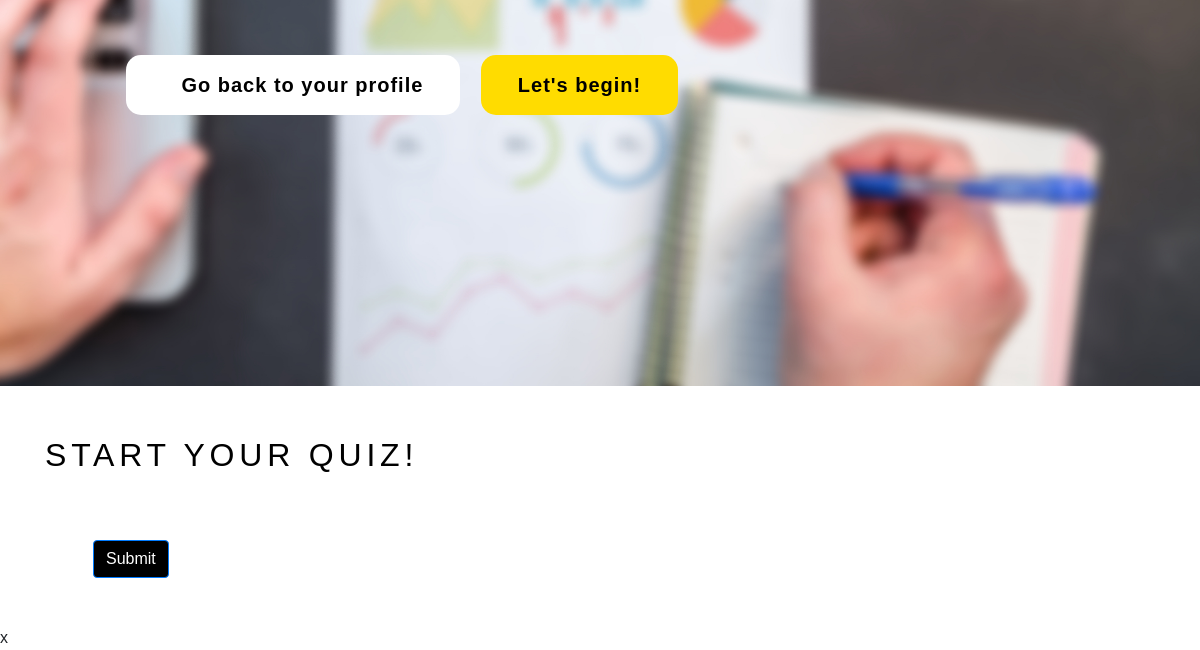
Page /personalite/ (signed in, lower part) on the earlier database version.
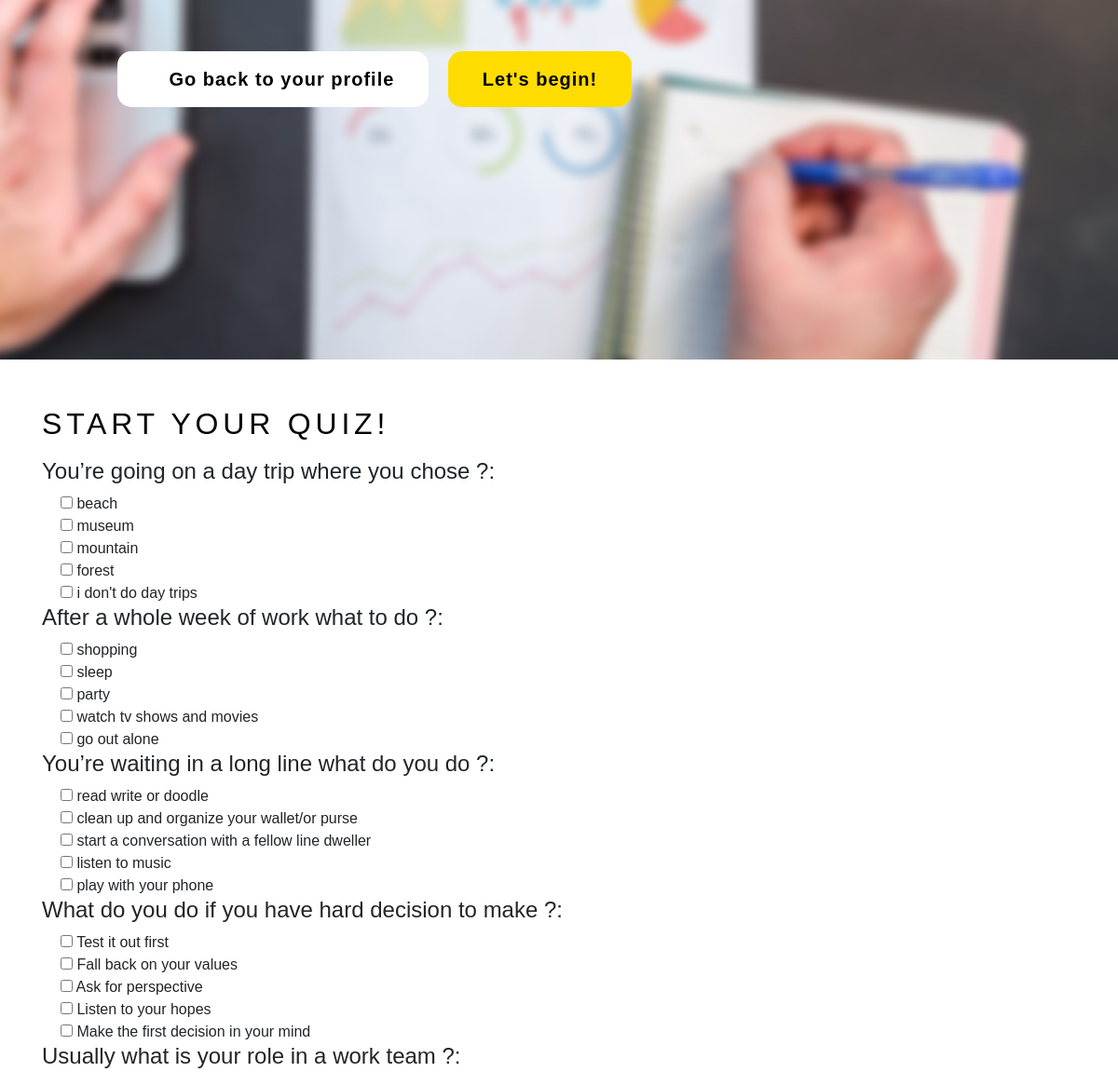
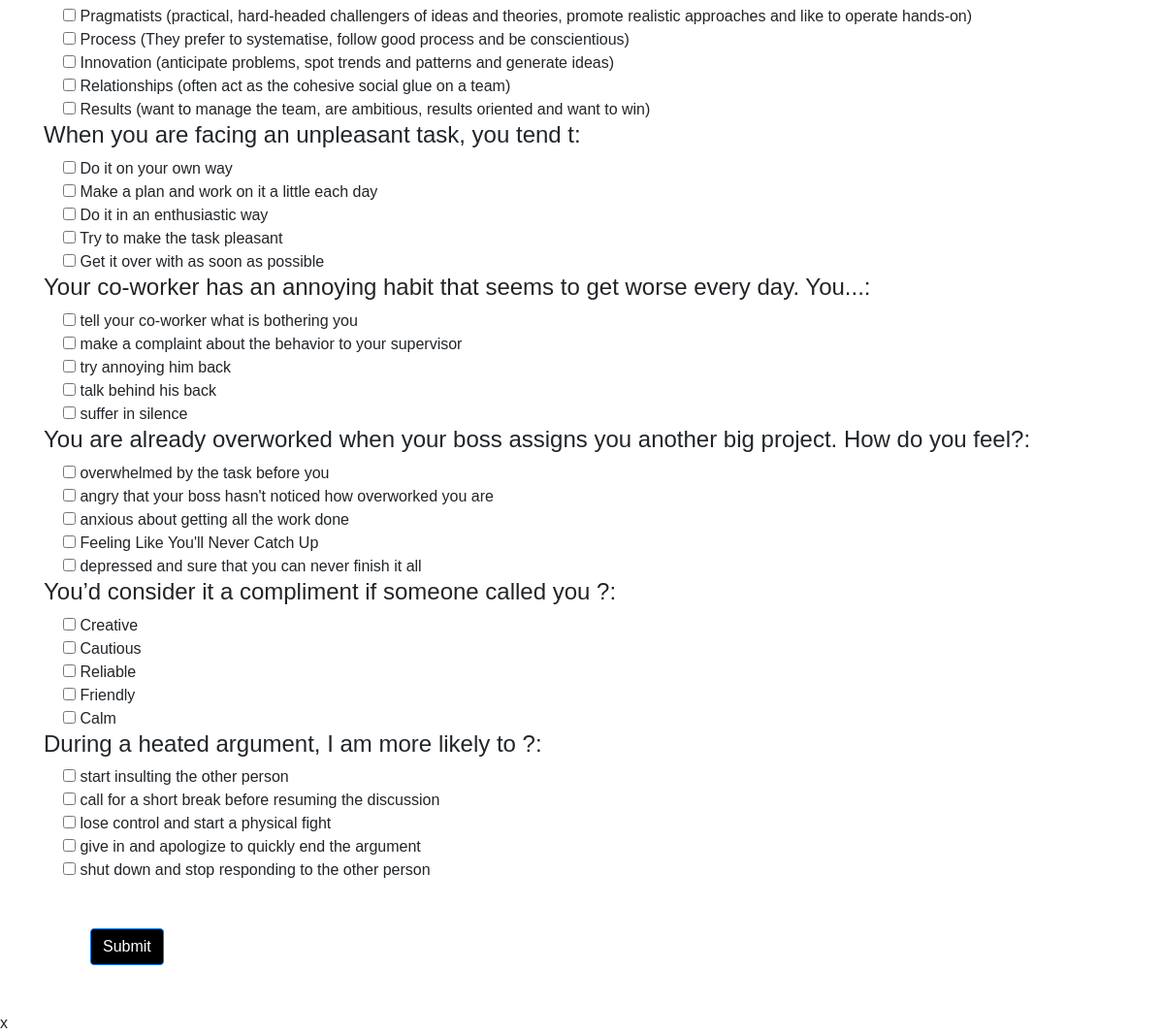
Same page on the later database version (2 pictures, top to bottom).
### Candidat/models.py (models this page shows, shortened)
class Question(models.Model):
    Question = models.CharField(max_length=100,blank=True)
    openness = models.CharField(max_length=150,blank=True)
    conscientiousness = models.CharField(max_length=150,blank=True)
    extraversion = models.CharField(max_length=150,blank=True)
    agreeableness = models.CharField(max_length=150,blank=True)
    neuroticism = models.CharField(max_length=150,blank=True)

### Candidat/decorators.py (the view)
        def wrapper_func(request, *args, **kwargs):
            group = None
            if request.user.groups.exists():
                group = request.user.groups.all()[0].name
            if group in allowed_roles:
                return view_func(request,*args, **kwargs)
            else:
                return redirect('profilEntr')

### Candidat/views.py (called while the page is built, shortened)
@login_required(login_url='login')
@allowed_users(allowed_roles=['Candidat'])
def personalite(request):
    questions= Question.objects.all()
    profil = request.user.profil
    context={
        'questions':questions
    }
    return render(request , 'candidat/personalite.html' , context)

### templates/candidat/personalite.html (shortened to what this page needs)
{% extends 'base.html' %}
{% load static %}
{% block style %}
  <link rel="stylesheet" type="text/css" href="{% static 'css/testcss.css' %}">
{% endblock  %}
{% block content %}
<div class="pr1">
<section id="home">
  <div class="container">
    <div class="row">
      <div class="col-md-offset-2 col-md-8 col-sm-12">
        <div class="home-thumb">
                <h3 class="wow fadeInUp" data-wow-delay="0.6s">Take a <strong>fast</strong>, <strong>Accurate</strong> and <strong>free</strong> personality test!</h3>
                 <a href="{% url 'profil' %}" data-toggle="modal" data-target="#modal1" class="btn btn-lg btn-success smoothScroll wow fadeInUp" data-wow-delay="1.0s"> <span> Go back to your profile </span></a>
            <a href="#quiz" class="btn btn-lg btn-default smoothScroll wow fadeInUp hidden-xs" data-wow-delay="0.8s"> <div>Let's begin!</div></a>
            </div>
          </div>
        </div>
      </div>
    </section>
  </div>
<div class="pr2 wow fadeInUp" id="quiz" data-wow-delay="0.4s">
<section>
    <div class="container ">
  <h2 style="color: black">Start your quiz! </h2>
  <form method="POST">
      {% for question in questions %}
        <h4>{{ question.Question }}:</h4>
        <div class="form-check">
          <label class="form-check-label" for="radio1">
            <input type="checkbox" name="poll" value="openness">
              {{ question.openness }}
          </label>
        </div>
        <div class="form-check">
          <label class="form-check-label" for="radio2">
            <input type="checkbox" name="poll" value="conscientiousness">
              {{ question.conscientiousness }}
          </label>
        </div>
        <div class="form-check">
          <label class="form-check-label" for="radio3">
            <input type="checkbox" name="poll" value="extraversion">
              {{ question.extraversion }}
          </label>
        </div>
        <div class="form-check">
          <label class="form-check-label" for="radio4">
            <input type="checkbox" name="poll" value="agreeableness">
              {{ question.agreeableness }}
          </label>
        </div>
        <div class="form-check">
          <label class="form-check-label" for="radio5">
            <input type="checkbox" name="poll" value="neuroticism">
              {{ question.neuroticism }}
          </label>
        </div>
    {% endfor %}
    <button type="submit" class="btn btn-primary m-5">Submit</button>
  </form>
</div>
</section>
 <ul class="circles">
      </ul>
  </div>
</div>
{% endblock  %}

### templates/base.html (shortened to what this page needs)
{% load static %}
<!DOCTYPE html>
<html lang="en">
<head>
    <link rel="stylesheet" href="https://cdnjs.cloudflare.com/ajax/libs/font-awesome/4.7.0/css/font-awesome.min.css">
    <link rel="stylesheet" href="https://maxcdn.bootstrapcdn.com/bootstrap/4.5.0/css/bootstrap.min.css">
    <link rel="stylesheet" href="{% static 'css/animate.min.css' %}">
    <link rel="stylesheet" href="{% static 'css/vegas.min.css' %}">
    {% block style %}
    {% endblock %}
    <link rel="stylesheet" href="{% static 'css/nav-bar.css' %}">
    <link rel="stylesheet" href="{% static 'css/footer.css' %}">
</head>
<body>
    {% include 'nav-bar.html' %}
    {% block content %}
    {% endblock %}
    x<script src="{% static 'js/bootstrap.min.js' %}"></script>
</body>
</html>

### templates/nav-bar.html (shortened to what this page needs)
{% load static %}
<div class="pr1">

### static/css/testcss.css (style rules this page uses)
html { scroll-behavior: smooth; }
body { margin: 0; font-family: raleway, sans-serif; outline: none; }
.pr1 { background-image: url('/static/images/crt.jpg'); background-size: cover; min-height: 100%; }
.pr2 { position: relative; background-color: white; min-height: 100%; padding-top: 50px; }
#home { display: -webkit-box; display: -webkit-flex; display: -ms-flexbox; display: flex; -webkit-box-align: center; -webkit-align-items: center; -ms-flex-align: center; align-items: center; text-align: center; height: 100vh; color: #ffffff; }
#home .home-thumb { text-align: center; }
#home .btn { background-color: #FFDC00; text-align: center; border-radius: 15px; color: black; font-weight: 700; letter-spacing: 1px; padding: 14px 36px; margin-top: 42px; margin-right: 16px; -webkit-transition: all 0.6s ease-in-out; transition: all 0.6s ease-in-out; }
#home .btn-success { background: #ffffff; color: black; border-color: transparent; }
#home .btn { cursor: pointer; display: inline-block; position: relative; outline: none; overflow: hidden; }
#home .btn-success span:before { content: '\00ab'; position: relative; opacity: 0; top: 0; left: -20px; transition: 0.5s; }
h1,h2,h3 { font-weight: 500; letter-spacing: 0.3rem; text-transform: uppercase; color:black; }
h2 { color: #ffffff; padding-bottom: 10px; }
h3 { font-size: 1rem; line-height: 2rem; }
.btn-primary { cursor: pointer; display: inline-block; position: relative; outline: none; overflow: hidden; background-color:black; color:white; }
.circles { position: absolute; top: 0; left: 0; width: 100%; height: 100%; overflow: hidden; z-index: -1; }

Differences in the rows shown:
added Question: Question "You’re going on a day trip where you chose ?", openness "beach", conscientiousness "museum", extraversion "mountain", agreeableness "forest", neuroticism "i don't do day trips"
added Question: Question "After a whole week of work what to do ?", openness "shopping", conscientiousness "sleep", extraversion "party", agreeableness "watch tv shows and movies", neuroticism "go out alone"
added Question: Question "You’re waiting in a long line what do you do ?", openness "read write or doodle", conscientiousness "clean up and organize your wallet/or purse", extraversion "start a conversation with a fellow line dweller", agreeableness "listen to music", neuroticism "play with your phone"
added Question: Question "What do you do if you have hard decision to make ?", openness "Test it out first", conscientiousness "Fall back on your values", extraversion "Ask for perspective", agreeableness "Listen to your hopes", neuroticism "Make the first decision in your mind"
added Question: Question "Usually what is your role in a work team ?", openness "Pragmatists (practical, hard-headed challengers of ideas and theories, promote realistic approaches and like to operate hands-on)", conscientiousness "Process (They prefer to systematise, follow good process and be conscientious)", extraversion "Innovation (anticipate problems, spot trends and patterns and generate ideas)", agreeableness "Relationships (often act as the cohesive social glue on a team)", neuroticism "Results (want to manage the team, are ambitious, results oriented and want to win)"
added Question: Question "When you are facing an unpleasant task, you tend t", openness "Do it on your own way", conscientiousness "Make a plan and work on it a little each day", extraversion "Do it in an enthusiastic way", agreeableness "Try to make the task pleasant", neuroticism "Get it over with as soon as possible"
added Question: Question "Your co-worker has an annoying habit that seems to get worse every day. You...", openness "tell your co-worker what is bothering you", conscientiousness "make a complaint about the behavior to your supervisor", extraversion "try annoying him back", agreeableness "talk behind his back", neuroticism "suffer in silence"
added Question: Question "You are already overworked when your boss assigns you another big project. How do you feel?", openness "overwhelmed by the task before you", conscientiousness "angry that your boss hasn't noticed how overworked you are", extraversion "anxious about getting all the work done", agreeableness "Feeling Like You'll Never Catch Up", neuroticism "depressed and sure that you can never finish it all"
added Question: Question "You’d consider it a compliment if someone called you ?", openness "Creative", conscientiousness "Cautious", extraversion "Reliable", agreeableness "Friendly", neuroticism "Calm"
added Question: Question "During a heated argument, I am more likely to ?", openness "start insulting the other person", conscientiousness "call for a short break before resuming the discussion", extraversion "lose control and start a physical fight", agreeableness "give in and apologize to quickly end the argument", neuroticism "shut down and stop responding to the other person"
